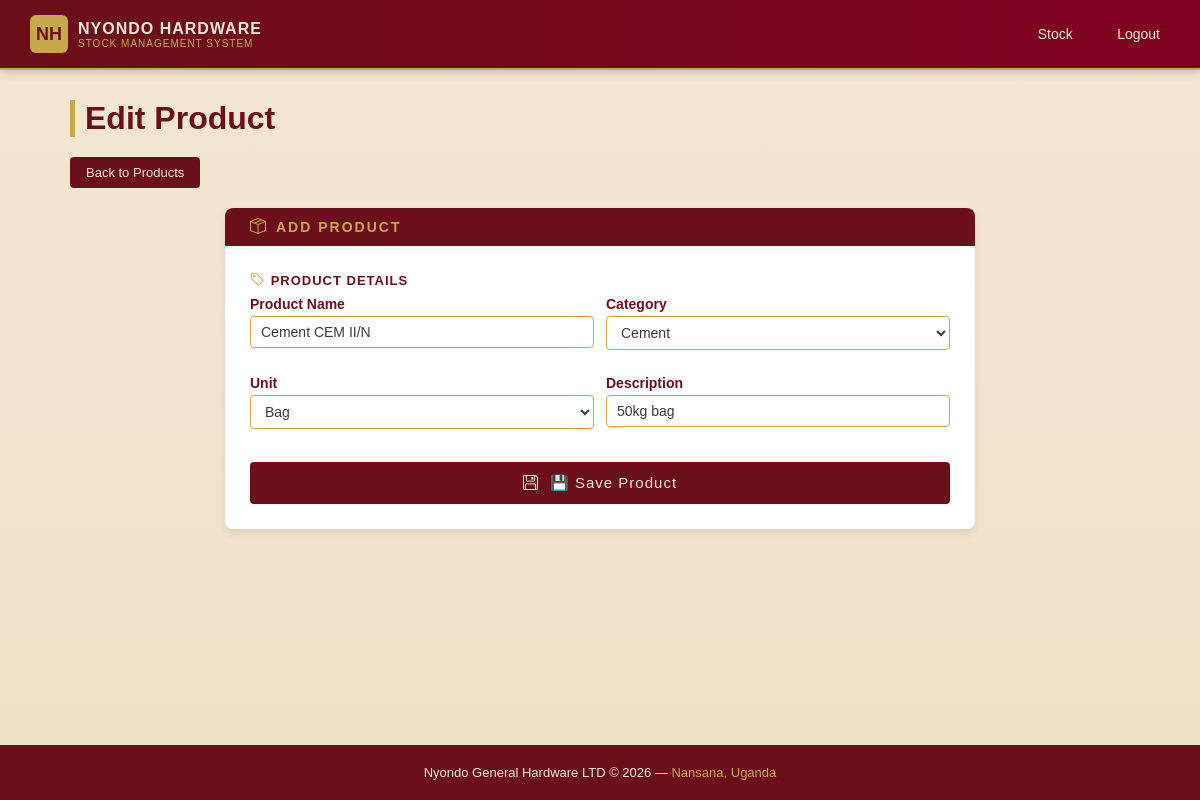
The page /stock/products/edit/17/ (signed in) on the database its author committed.
### stock/models.py (models this page shows, shortened)
class Product(models.Model):
    CATEGORY_CHOICES = [
        ('cement',      'Cement'),
        ('iron_bar',    'Iron Bar'),
        ('nail',        'Nail'),
        ('wheelbarrow', 'Wheelbarrow'),
        ('wire_mesh',   'Wire Mesh'),
        ('barbed_wire', 'Barbed Wire'),
        ('iron_sheet',  'Iron Sheet'),
    ]
    UNIT_CHOICES = [
        ('bag',   'Bag'),
        ('piece', 'Piece'),
        ('kg',    'Kilogram'),
        ('roll',  'Roll'),
        ('sheet', 'Sheet'),
    ]
    name              = models.CharField(max_length=200)
    category          = models.CharField(max_length=50, choices=CATEGORY_CHOICES)
    unit              = models.CharField(max_length=20, choices=UNIT_CHOICES)
    description       = models.CharField(max_length=255, blank=True)
    quantity_in_stock = models.DecimalField(max_digits=10, decimal_places=2, default=0)

### accounts/decorators.py (the view)
        def wrapper(request, *args, **kwargs):
            if not request.user.is_authenticated:
                return redirect('/login/')
            if request.user.is_superuser:
                return view_func(request, *args, **kwargs)
            try:
                role = request.user.profile.role
                if role in roles:
                    return view_func(request, *args, **kwargs)
                else:
                    return redirect('/access-denied/')
            except Exception as e:
                print(f"DECORATOR ERROR: {e}")
                return redirect('/access-denied/')

### stock/forms.py (shortened to what this page needs)
class ProductForm(forms.ModelForm):
    class Meta:
        model  = Product
        fields = ['name', 'category', 'unit', 'description']

### stock/views.py (called while the page is built)
@role_required('manager')
def product_edit(request, pk):
    product = get_object_or_404(Product, pk=pk)
    if request.method == 'POST':
        form = ProductForm(request.POST, instance=product)
        if form.is_valid():
            form.save()
            return redirect('product_list')
    else:
        form = ProductForm(instance=product)
    return render(request, 'stock/product_form.html', {'form': form, 'title': 'Edit Product'})

### stock/templates/stock/product_form.html (shortened to what this page needs)
{% extends 'base.html' %}
{% block content %}
<h1>{{ title }}</h1>
<div class="action-bar">
    <a href="{% url 'product_list' %}">Back to Products</a>
</div>
<form method="post">
    <div style="max-width: 750px; margin: 0 auto;">
        <div style="background: white; border-radius: 8px;
                    box-shadow: 0 4px 10px rgba(0,0,0,0.08);
                    overflow: hidden;">
            <div style="background: #6B0F1A; padding: 10px 25px;
                        display: flex; align-items: center; gap: 10px;">
                <i class="bi bi-box-seam" style="color: #C9A84C; font-size: 16px;"></i>
                <span style="color: #C9A84C; font-weight: 600;
                             font-size: 14px; letter-spacing: 2px;">
                    ADD PRODUCT
                </span>
            </div>
            <div style="padding: 25px;">
                <p style="color: #6B0F1A; font-weight: bold;
                          font-size: 13px; letter-spacing: 1px;
                          margin-top: 0; margin-bottom: 8px;">
                    <i class="bi bi-tag" style="color: #C9A84C; font-size: 15px;"></i>
                    PRODUCT DETAILS
                </p>
                <div class="form-grid-2">
                    <div class="form-group">
                        <label>Product Name</label>
                        {{ form.name }}
                    </div>
                    <div class="form-group">
                        <label>Category</label>
                        {{ form.category }}
                    </div>
                    <div class="form-group">
                        <label>Unit</label>
                        {{ form.unit }}
                    </div>
                    <div class="form-group">
                        <label>Description</label>
                        {{ form.description }}
                    </div>
                </div>
                <button type="submit"
                        style="width: 100%; padding: 12px;
                               font-size: 15px; letter-spacing: 1px;
                               margin-top: 20px;">
                    <i class="bi bi-floppy" style="margin-right: 6px;"></i>
                   💾 Save Product
                </button>
            </div>
        </div>
    </div>
</form>
{% endblock %}

### templates/base.html (style rules this page uses)
* { margin: 0; padding: 0; box-sizing: border-box; }
body { font-family: Arial, sans-serif; background: linear-gradient(to bottom, #f4e7d3, #efe0c7); color: #6b0f1a; min-height: 100vh; display: flex; flex-direction: column; }
h1 { color: #6b0f1a; margin-bottom: 20px; border-left: 5px solid #c9a84c; padding-left: 10px; }
a { color: #6b0f1a; text-decoration: none; }
button, .btn { background-color: #6b0f1a; color: #f2e8d5; padding: 10px 20px; border: none; cursor: pointer; font-size: 14px; border-radius: 4px; transition: 0.3s ease; }
label { font-size: 14px; font-weight: bold; color: #6b0f1a; display: block; margin-bottom: 4px; }
input, select, textarea { width: 100%; padding: 7px 10px; margin-bottom: 8px; border: 1px solid #c9a84c; border-radius: 4px; font-size: 14px; background-color: #fff; color: #3a3a3a; }
.action-bar { display: flex; gap: 10px; margin-bottom: 20px; flex-wrap: wrap; }
.action-bar a { background-color: #6b0f1a; color: #f2e8d5; padding: 8px 16px; border-radius: 4px; font-size: 13px; transition: 0.3s ease; display: inline-block; }
.form-grid-2 { display: grid; grid-template-columns: 1fr 1fr; gap: 12px; }
.form-group { display: flex; flex-direction: column; margin-bottom: 5px; }

### rows shown on the page
Product: name "Cement CEM II/N", category "Cement", unit "Bag", description "50kg bag"

### other values the page prints
{{ title }} "Edit Product"
